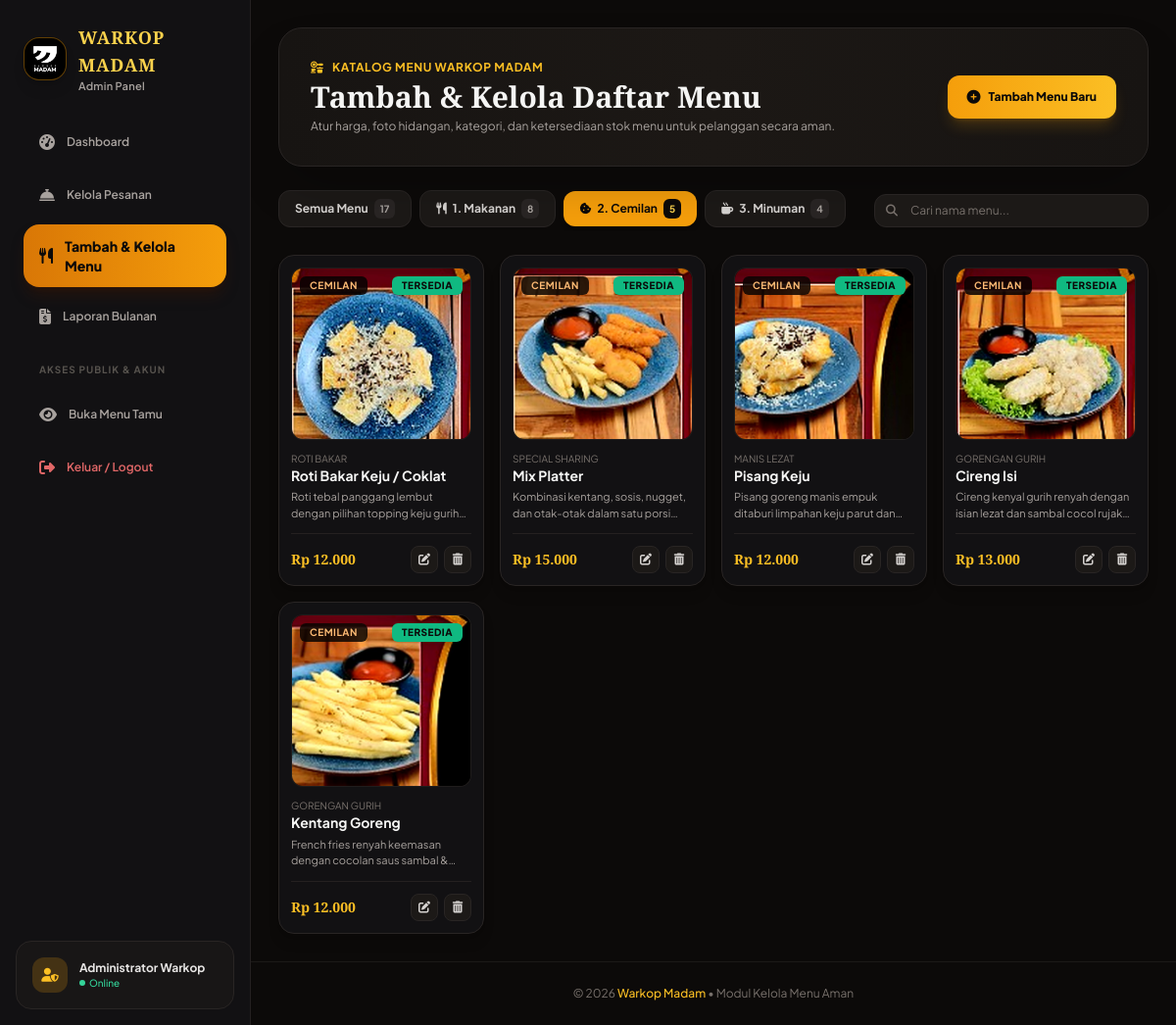
The app's page /kelola_menu.php?kategori=cemilan (signed in) with its own data.
### tables this page shows
CREATE TABLE IF NOT EXISTS `menu_items` (
  `id` int(11) NOT NULL AUTO_INCREMENT,
  `nama_menu` varchar(100) NOT NULL,
  `kategori` enum('makanan','cemilan','minuman') NOT NULL,
  `subkategori` varchar(50) DEFAULT 'Umum',
  `harga` int(11) NOT NULL,
  `deskripsi` text DEFAULT NULL,
  `foto` varchar(255) DEFAULT 'assets/logo.png',
  `status` enum('tersedia','habis') DEFAULT 'tersedia',
  `created_at` timestamp NOT NULL DEFAULT current_timestamp(),
  PRIMARY KEY (`id`),
  KEY `idx_kategori` (`kategori`),
  KEY `idx_status` (`status`)
);

### includes/security.php (called while the page is built, shortened)
<?php
function e($string) {
    return htmlspecialchars((string)$string, ENT_QUOTES, 'UTF-8');
}
function generate_csrf_token() {
    return $_SESSION['csrf_token'];
}
function csrf_token() {
    return generate_csrf_token();
}

### kelola_menu.php (the view, shortened to what this page needs)
<?php
require_once __DIR__ . '/security.php';
try {
    $pdo = get_db_connection();
    $filter_kat = $_GET['kategori'] ?? 'semua';
    $search = trim($_GET['q'] ?? '');
    $query = "SELECT * FROM menu_items WHERE 1=1";
    $params = [];
    if ($filter_kat !== 'semua' && in_array($filter_kat, ['makanan', 'cemilan', 'minuman'], true)) {
        $query .= " AND kategori = :kat";
        $params['kat'] = $filter_kat;
    }
    $query .= " ORDER BY kategori ASC, id DESC";
    $stmt_menu = $pdo->prepare($query);
    $stmt_menu->execute($params);
    $menu_list = $stmt_menu->fetchAll();
    $count_all = $pdo->query("SELECT COUNT(*) FROM menu_items")->fetchColumn();
    $count_makanan = $pdo->query("SELECT COUNT(*) FROM menu_items WHERE kategori='makanan'")->fetchColumn();
    $count_cemilan = $pdo->query("SELECT COUNT(*) FROM menu_items WHERE kategori='cemilan'")->fetchColumn();
    $count_minuman = $pdo->query("SELECT COUNT(*) FROM menu_items WHERE kategori='minuman'")->fetchColumn();
} catch (Exception $e) {
    error_log("Kelola Menu Error: " . $e->getMessage());
    $message = "Terjadi kendala sistem database yang aman.";
    $message_type = 'error';
}
?>
<!DOCTYPE html>
<html lang="id">
<head>
    <script src="https://cdn.tailwindcss.com"></script>
    <link rel="stylesheet" href="https://cdnjs.cloudflare.com/ajax/libs/font-awesome/6.4.0/css/all.min.css">
</head>
<body class="bg-[#09090b] text-stone-100 min-h-screen flex selection:bg-amber-500 selection:text-stone-950">
    <?php
    require_once __DIR__ . '/includes/admin_sidebar.php';
    ?>
    <div class="flex-1 flex flex-col min-w-0 bg-[#0c0a09]">
        <main class="flex-1 p-4 sm:p-7 max-w-7xl w-full mx-auto space-y-6">
            <div class="bg-gradient-to-r from-[#171412] via-[#1c1815] to-[#171412] rounded-3xl p-6 sm:p-8 border border-stone-800 shadow-2xl relative overflow-hidden flex flex-col md:flex-row md:items-center justify-between gap-4">
                <div>
                    <span class="text-xs text-amber-400 font-bold uppercase tracking-wider flex items-center gap-2">
                        <i class="fa-solid fa-kitchen-set"></i> Katalog Menu Warkop Madam
                    </span>
                    <h2 class="text-2xl sm:text-3xl font-black font-serif-title text-stone-100 mt-1">
                        Tambah & Kelola Daftar Menu
                    </h2>
                    <p class="text-xs text-stone-400 mt-1">
                        Atur harga, foto hidangan, kategori, dan ketersediaan stok menu untuk pelanggan secara aman.
                    </p>
                </div>
                <button onclick="openAddMenuModal()" class="px-5 py-3 rounded-xl bg-gradient-to-r from-amber-500 to-amber-400 hover:from-amber-400 hover:to-amber-300 text-stone-950 font-black text-xs shadow-lg shadow-amber-500/20 transition flex items-center gap-2 self-start md:self-auto active:scale-95">
                    <i class="fa-solid fa-plus-circle text-sm"></i>
                    <span>Tambah Menu Baru</span>
                </button>
            </div>
            <div class="flex flex-col lg:flex-row lg:items-center justify-between gap-4">
                <div class="flex items-center gap-2 overflow-x-auto pb-1 no-scrollbar">
                    <a href="kelola_menu.php?kategori=semua" class="px-4 py-2 rounded-xl text-xs font-bold transition flex items-center gap-1.5 <?php echo $filter_kat === 'semua' ? 'bg-amber-500 text-stone-950 shadow-md' : 'bg-stone-900 text-stone-300 border border-stone-800 hover:border-amber-500/30'; ?>">
                        <span>Semua Menu</span>
                        <span class="px-1.5 py-0.5 rounded-md text-[10px] <?php echo $filter_kat === 'semua' ? 'bg-stone-950 text-amber-300' : 'bg-stone-800 text-stone-400'; ?>"><?php echo intval($count_all); ?></span>
                    </a>
                    <a href="kelola_menu.php?kategori=makanan" class="px-4 py-2 rounded-xl text-xs font-bold transition flex items-center gap-1.5 <?php echo $filter_kat === 'makanan' ? 'bg-amber-500 text-stone-950 shadow-md' : 'bg-stone-900 text-stone-300 border border-stone-800 hover:border-amber-500/30'; ?>">
                        <i class="fa-solid fa-utensils text-xs"></i>
                        <span>1. Makanan</span>
                        <span class="px-1.5 py-0.5 rounded-md text-[10px] <?php echo $filter_kat === 'makanan' ? 'bg-stone-950 text-amber-300' : 'bg-stone-800 text-stone-400'; ?>"><?php echo intval($count_makanan); ?></span>
                    </a>
                    <a href="kelola_menu.php?kategori=cemilan" class="px-4 py-2 rounded-xl text-xs font-bold transition flex items-center gap-1.5 <?php echo $filter_kat === 'cemilan' ? 'bg-amber-500 text-stone-950 shadow-md' : 'bg-stone-900 text-stone-300 border border-stone-800 hover:border-amber-500/30'; ?>">
                        <i class="fa-solid fa-cookie-bite text-xs"></i>
                        <span>2. Cemilan</span>
                        <span class="px-1.5 py-0.5 rounded-md text-[10px] <?php echo $filter_kat === 'cemilan' ? 'bg-stone-950 text-amber-300' : 'bg-stone-800 text-stone-400'; ?>"><?php echo intval($count_cemilan); ?></span>
                    </a>
                    <a href="kelola_menu.php?kategori=minuman" class="px-4 py-2 rounded-xl text-xs font-bold transition flex items-center gap-1.5 <?php echo $filter_kat === 'minuman' ? 'bg-amber-500 text-stone-950 shadow-md' : 'bg-stone-900 text-stone-300 border border-stone-800 hover:border-amber-500/30'; ?>">
                        <i class="fa-solid fa-mug-hot text-xs"></i>
                        <span>3. Minuman</span>
                        <span class="px-1.5 py-0.5 rounded-md text-[10px] <?php echo $filter_kat === 'minuman' ? 'bg-stone-950 text-amber-300' : 'bg-stone-800 text-stone-400'; ?>"><?php echo intval($count_minuman); ?></span>
                    </a>
                </div>
                <form action="" method="GET" class="relative min-w-[280px]">
                    <input type="text" name="q" value="<?php echo e($search); ?>" placeholder="Cari nama menu..." maxlength="100" class="w-full pl-9 pr-4 py-2 bg-stone-900 border border-stone-800 rounded-xl text-xs text-stone-100 placeholder-stone-500 focus:outline-none focus:border-amber-500">
                    <i class="fa-solid fa-magnifying-glass absolute left-3 top-1/2 -translate-y-1/2 text-stone-500 text-xs"></i>
                </form>
            </div>
            <div class="grid grid-cols-1 sm:grid-cols-2 md:grid-cols-3 lg:grid-cols-4 gap-4 mb-8">
                <?php if (empty($menu_list)): ?>
                    <div class="col-span-full text-center py-16 bg-[#121113] rounded-3xl border border-stone-800 text-stone-500">
                        <i class="fa-solid fa-bowl-food text-4xl mb-3 text-stone-700 block"></i>
                        <p class="text-sm font-semibold">Tidak ada menu yang ditemukan pada kategori ini.</p>
                        <button onclick="openAddMenuModal()" class="mt-3 text-xs text-amber-400 underline font-semibold">Tambah Menu Sekarang</button>
                    </div>
                <?php else: ?>
                    <?php foreach ($menu_list as $item): ?>
                        <div class="bg-[#121113] rounded-2xl border border-stone-800 hover:border-amber-500/40 p-3 shadow-lg flex flex-col justify-between transition duration-200 group">
                            <div>
                                <div class="relative w-full h-44 rounded-xl bg-black overflow-hidden mb-3 border border-stone-800/80">
                                    <img src="<?php echo e($item['foto']); ?>" alt="<?php echo e($item['nama_menu']); ?>" onerror="this.onerror=null; this.src='assets/logo.png';" class="w-full h-full object-cover group-hover:scale-105 transition duration-300">
                                    <span class="absolute top-2 left-2 px-2.5 py-0.5 rounded-md bg-black/80 backdrop-blur-md text-[10px] font-bold uppercase tracking-wider <?php echo $item['kategori'] === 'makanan' ? 'text-amber-300' : ($item['kategori'] === 'cemilan' ? 'text-orange-300' : 'text-cyan-300'); ?>">
                                        <?php echo e($item['kategori']); ?>
                                    </span>
                                    <a href="kelola_menu.php?toggle_status=<?php echo intval($item['id']); ?>&csrf_token=<?php echo csrf_token(); ?>" title="Klik untuk ubah status stok" class="absolute top-2 right-2 px-2.5 py-0.5 rounded-md text-[10px] font-extrabold uppercase tracking-wider transition shadow-md <?php echo $item['status'] === 'tersedia' ? 'bg-emerald-500 text-stone-950 hover:bg-emerald-400' : 'bg-red-600 text-white hover:bg-red-500'; ?>">
                                        <?php echo $item['status'] === 'tersedia' ? 'Tersedia' : 'Habis'; ?>
                                    </a>
                                </div>
                                <span class="text-[10px] text-stone-500 block uppercase"><?php echo e($item['subkategori']); ?></span>
                                <h4 class="font-bold text-sm text-stone-100 leading-snug"><?php echo e($item['nama_menu']); ?></h4>
                                <?php if (!empty($item['deskripsi'])): ?>
                                    <p class="text-[11px] text-stone-400 line-clamp-2 mt-1"><?php echo e($item['deskripsi']); ?></p>
                                <?php endif; ?>
                            </div>
                            <div class="pt-3 mt-3 border-t border-stone-800/80 flex items-center justify-between">
                                <span class="text-sm font-black font-serif-title text-amber-400">
                                    Rp <?php echo number_format($item['harga'], 0, ',', '.'); ?>
                                </span>
                                <div class="flex items-center gap-1.5">
                                    <button onclick="openEditMenuModal(<?php echo htmlspecialchars(json_encode($item), ENT_QUOTES, 'UTF-8'); ?>)" class="w-7 h-7 rounded-lg bg-stone-900 hover:bg-amber-500/20 text-stone-300 hover:text-amber-300 border border-stone-800 flex items-center justify-center text-xs transition" title="Edit Menu">
                                        <i class="fa-solid fa-pen-to-square"></i>
                                    </button>
                                    <form action="" method="POST" onsubmit="return confirm('Hapus menu <?php echo addslashes($item['nama_menu']); ?>?');">
                                        <button type="submit" class="w-7 h-7 rounded-lg bg-stone-900 hover:bg-red-500/20 text-stone-300 hover:text-red-400 border border-stone-800 flex items-center justify-center text-xs transition" title="Hapus Menu">
                                            <i class="fa-solid fa-trash-can"></i>
                                        </button>
                                    </form>
                                </div>
                            </div>
                        </div>
                    <?php endforeach; ?>
                <?php endif; ?>
            </div>
        </main>
        <footer class="text-center text-xs text-stone-500 py-6 border-t border-stone-900">
            &copy; 2026 <span class="text-amber-400 font-medium">Warkop Madam</span> &bull; Modul Kelola Menu Aman
        </footer>
    </div>
</body>
</html>

### kelola_menu.php (style rules this page uses)
body { font-family: 'Plus Jakarta Sans', sans-serif; }
.font-serif-title { font-family: 'Playfair Display', serif; }

### records on screen
menu_items: foto (picture), kategori "CEMILAN", status "TERSEDIA", subkategori "ROTI BAKAR", nama_menu "Roti Bakar Keju / Coklat", deskripsi "Roti tebal panggang lembut dengan pilihan topping keju…", harga "12.000"
menu_items: foto (picture), kategori "CEMILAN", status "TERSEDIA", subkategori "SPECIAL SHARING", nama_menu "Mix Platter", deskripsi "Kombinasi kentang, sosis, nugget, dan otak-otak dalam satu…", harga "15.000"
menu_items: foto (picture), kategori "CEMILAN", status "TERSEDIA", subkategori "MANIS LEZAT", nama_menu "Pisang Keju", deskripsi "Pisang goreng manis empuk ditaburi limpahan keju parut…", harga "12.000"
menu_items: foto (picture), kategori "CEMILAN", status "TERSEDIA", subkategori "GORENGAN GURIH", nama_menu "Cireng Isi", deskripsi "Cireng kenyal gurih renyah dengan isian lezat dan sambal cocol…", harga "13.000"
menu_items: foto (picture), kategori "CEMILAN", status "TERSEDIA", subkategori "GORENGAN GURIH", nama_menu "Kentang Goreng", deskripsi "French fries renyah keemasan dengan cocolan saus sambal…", harga "12.000"

### other values on screen
$admin_display_name "Administrator Warkop"
$count_all "17"
$count_makanan "8"
$count_cemilan "5"
$count_minuman "4"
